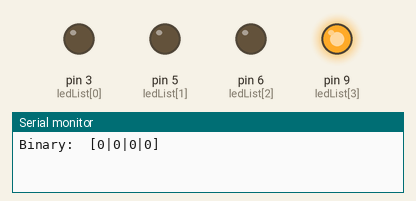
Simulated run of this sketch. Board: Arduino Uno, built with avr-gcc and run on an emulated ATmega328P. Parts: output pins drawn as LEDs (lit = HIGH), the last lines printed to the serial monitor.

Above: at 0.21 s.
At 0.69 s:
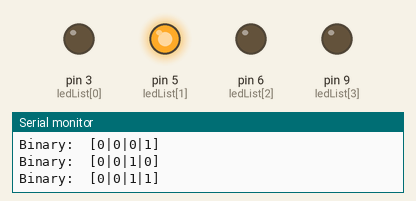
At 1.17 s:
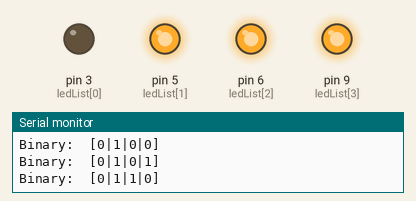
At 2.13 s:
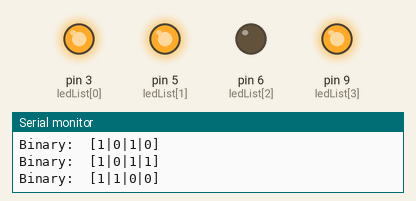
At 4.1 s:
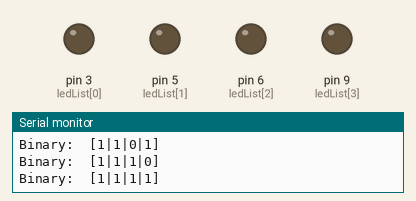
At 7.06 s:
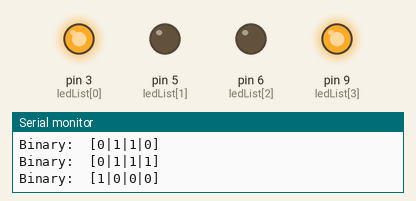
Timing chart, 0 to 7.4 s (numbered marks = the images above):
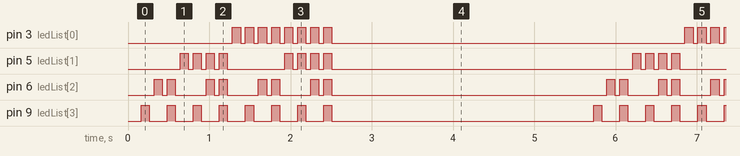

Measured:
- by itself, pin 3 (ledList[0]): repeats every 5.6 s: 7 × (LOW 0.06 s, HIGH 0.10 s), LOW 4.3 s, HIGH 0.10 s
- by itself, pin 9 (ledList[3]): repeats every 5.6 s: 7 × (LOW 0.22 s, HIGH 0.10 s), LOW 3.2 s, HIGH 0.10 s
- by itself, pin 5 (ledList[1]): repeats every 5.6 s: 3 × (LOW 0.06 s, HIGH 0.10 s), LOW 0.70 s, 3 × (HIGH 0.10 s, LOW 0.06 s), HIGH 0.10 s, LOW 3.7 s, HIGH 0.10 s
- by itself, pin 6 (ledList[2]): repeats every 5.6 s: LOW 0.06 s, HIGH 0.10 s, LOW 0.38 s, HIGH 0.10 s, LOW 0.06 s, HIGH 0.10 s, LOW 0.38 s, HIGH 0.10 s, LOW 0.06 s, HIGH 0.10 s, LOW 0.38 s, HIGH 0.10 s, LOW 0.06 s, HIGH 0.10 s, LOW 3.4 s, HIGH 0.10 s

The sketch:

count_binary.ino
```cpp
// variables
int nr;
int ledList[] = {3, 5, 6, 9};
int ledListLen = sizeof(ledList) / sizeof(ledList[0]);


void setup() {
  // put your setup code here, to run once:
  pinMode(ledList[0], OUTPUT);
  pinMode(ledList[1], OUTPUT);
  pinMode(ledList[2], OUTPUT);
  pinMode(ledList[3], OUTPUT);

  Serial.begin(9600);
  while (!Serial) {
    // Wait for serial port to connect
  }
}

void loop() {

int binaryList[4];
convertToBinary(nr, binaryList);

for (int i = 0; i < ledListLen; i++) {
  analogWrite(ledList[i], binaryList[i] * 255);
}
delay(100);
for (int i = 0; i < ledListLen; i++) {
  analogWrite(ledList[i], binaryList[i] * 0);
}
delay(60);

Serial.print("Binary: ");
// Serial.print(nr);
Serial.print(" [");
Serial.print(binaryList[0]);
Serial.print("|");
Serial.print(binaryList[1]);
Serial.print("|");
Serial.print(binaryList[2]);
Serial.print("|");
Serial.print(binaryList[3]);
Serial.println("]");

nr ++;

if (nr == 16) {
  delay(3000);
  nr = 0;
}


}

void convertToBinary(int number, int binaryList[]) {
  for (int i = 3; i >= 0; i--) {
    binaryList[i] = number % 2;
    number = number / 2;
  }
}
```
